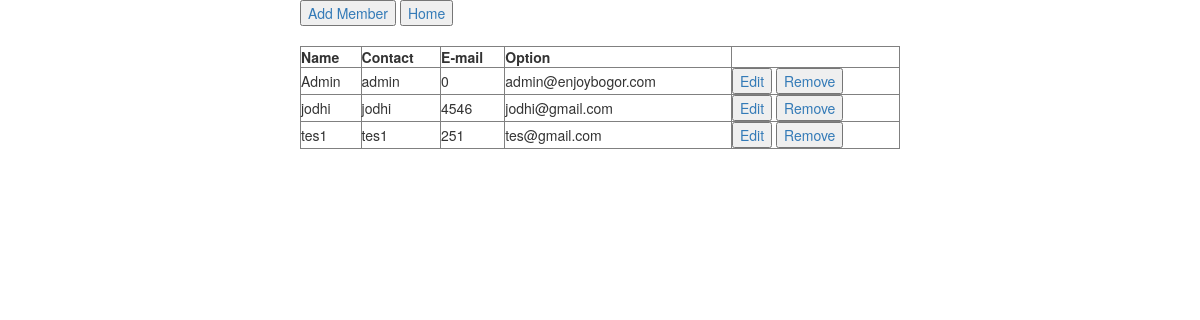
The page /Admin/crud/users/index.php on the database as committed earlier.
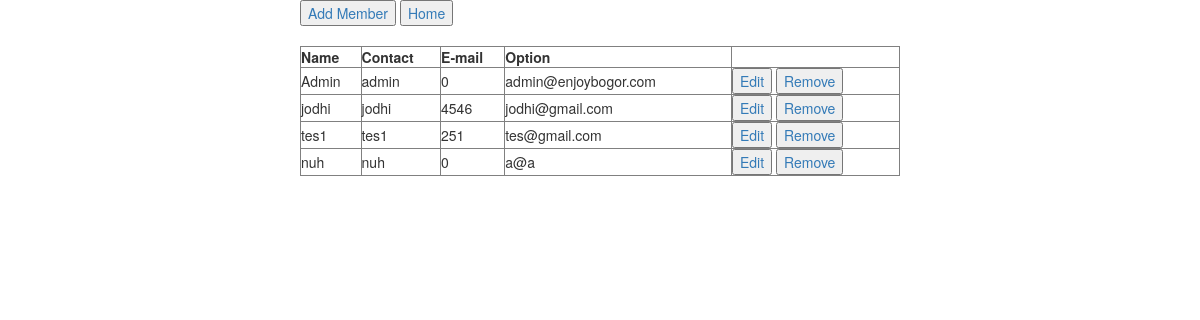
The same page on the database as committed later.
### tables this page shows
CREATE TABLE `users` (
  `user_id` int(11) NOT NULL,
  `username` varchar(255) NOT NULL,
  `user_name` varchar(255) NOT NULL,
  `date_signup` timestamp NOT NULL DEFAULT CURRENT_TIMESTAMP,
  `points` int(11) DEFAULT '0',
  `user_contact` bigint(13) NOT NULL,
  `email` varchar(100) NOT NULL,
  `password` varchar(100) NOT NULL,
  `active` int(11) NOT NULL DEFAULT '0'
);

### Admin/crud/users/index.php (the view, shortened to what this page needs)
<?php require_once '../../../connect/db_connect.php'; ?>
<!DOCTYPE html>
<html>
<head>
	<link rel="stylesheet" href="https://maxcdn.bootstrapcdn.com/bootstrap/3.3.7/css/bootstrap.min.css">
</head>
<body>
<div class="manageMember">
	<a href="create.php"><button type="button">Add Member</button></a>
	<a href="../../home.php"><button type="button">Home</button></a>
	<table border="1" cellspacing="0" cellpadding="0">
		<thead>
			<tr>
				<th>Name</th>
				<th>Contact</th>
				<th>E-mail</th>
				<th>Option</th>
			</tr>
		</thead>
		<tbody>
			<?php
            $sql = "SELECT * FROM users WHERE active = 1";
            $result = $connect->query($sql);
            if ($result->num_rows >0) {
                while ($row = $result->fetch_assoc()) {
                    echo "
					<tr>
						<td> ".$row['user_name']."</td>
						<td> ".$row['username']."</td>
						<td>".$row['user_contact']."</td>
						<td>".$row['email']."</td>
						<td>
							<a href='edit.php?user_id=".$row['user_id']."'><button type='button'>Edit</button></a>
							<a href='remove.php?user_id=".$row['user_id']."'><button type='button'>Remove</button></a>
						</td>
					</tr>";
                }
            } else {
                    echo "<tr><td colspan='5'><center>No Data Available</center></td></tr>";
                }
            ?>
		</tbody>
	</table>
</div>
</body>
</html>
</html>

### Admin/crud/users/index.php (style rules this page uses)
.manageMember { width: 50%; margin: auto; }
table { width: 100%; margin-top: 20px; }

Rows that differ between the two databases and show on the page:
added users: user_name "nuh", username "nuh", user_contact "0", email "a@a"
